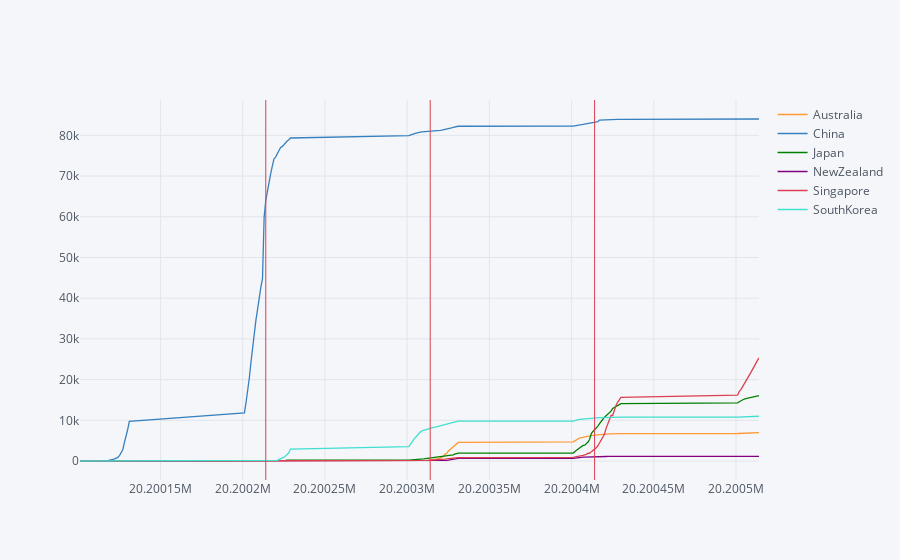

The notebook cell saved with this chart:
### Code cell
cols = list(covid.columns)
colors = ['orange', 'blue', 'green', 'purple', 'red', 'turquoise']
covid.iplot(kind='line', x=cols[0], y=cols[1:], color=colors, vline=['20200214', '20200314', '20200414'])

### Figure 1 — Plotly figure (JSON) as saved in the notebook; plotly's stock layout.template omitted (floating-point values rounded to 4 significant figures; data arrays with more than 128 entries replaced by an {"elided": "..."} marker saying what was removed)
{"data": [{"line": {"color": "rgba(255, 153, 51, 1.0)", "dash": "solid", "shape": "linear", "width": 1.3}, "mode": "lines", "name": "Australia", "text": "", "type": "scatter", "x": {"elided": "135 int values"}, "y": {"elided": "135 int values"}}, {"line": {"color": "rgba(55, 128, 191, 1.0)", "dash": "solid", "shape": "linear", "width": 1.3}, "mode": "lines", "name": "China", "text": "", "type": "scatter", "x": {"elided": "135 int values"}, "y": {"elided": "135 int values"}}, {"line": {"color": "rgba(0, 128, 0, 1.0)", "dash": "solid", "shape": "linear", "width": 1.3}, "mode": "lines", "name": "Japan", "text": "", "type": "scatter", "x": {"elided": "135 int values"}, "y": {"elided": "135 int values"}}, {"line": {"color": "rgba(128, 0, 128, 1.0)", "dash": "solid", "shape": "linear", "width": 1.3}, "mode": "lines", "name": "NewZealand", "text": "", "type": "scatter", "x": {"elided": "135 int values"}, "y": {"elided": "135 int values"}}, {"line": {"color": "rgba(219, 64, 82, 1.0)", "dash": "solid", "shape": "linear", "width": 1.3}, "mode": "lines", "name": "Singapore", "text": "", "type": "scatter", "x": {"elided": "135 int values"}, "y": {"elided": "135 int values"}}, {"line": {"color": "rgba(64, 224, 208, 1.0)", "dash": "solid", "shape": "linear", "width": 1.3}, "mode": "lines", "name": "SouthKorea", "text": "", "type": "scatter", "x": {"elided": "135 int values"}, "y": {"elided": "135 int values"}}], "layout": {"legend": {"bgcolor": "#F5F6F9", "font": {"color": "#4D5663"}}, "paper_bgcolor": "#F5F6F9", "plot_bgcolor": "#F5F6F9", "shapes": [{"line": {"color": "#db4052", "dash": "solid", "width": 1}, "type": "line", "x0": "20200214", "x1": "20200214", "xref": "x", "y0": 0, "y1": 1, "yref": "paper"}, {"line": {"color": "#db4052", "dash": "solid", "width": 1}, "type": "line", "x0": "20200314", "x1": "20200314", "xref": "x", "y0": 0, "y1": 1, "yref": "paper"}, {"line": {"color": "#db4052", "dash": "solid", "width": 1}, "type": "line", "x0": "20200414", "x1": "20200414", "xref": "x", "y0": 0, "y1": 1, "yref": "paper"}], "titlefont": {"color": "#4D5663"}, "xaxis": {"gridcolor": "#E1E5ED", "showgrid": true, "tickfont": {"color": "#4D5663"}, "title": "", "titlefont": {"color": "#4D5663"}, "zerolinecolor": "#E1E5ED"}, "yaxis": {"gridcolor": "#E1E5ED", "showgrid": true, "tickfont": {"color": "#4D5663"}, "title": "", "titlefont": {"color": "#4D5663"}, "zerolinecolor": "#E1E5ED"}}}
